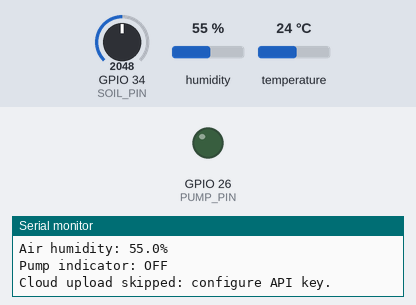
Recording of a sketch running on a simulated ESP32. Parts: output pins drawn as LEDs (lit = HIGH), the last lines printed to the serial monitor. The test bench sets the inputs (shaded band); at power-on: GPIO 34 (SOIL_PIN) = 2048, humidity 55 %, temperature 24 °C (analog values on the 0–4095 scale). WiFi joins after 1.5 s; servers stay silent unless stated.

Above: at 2.7 s.
2.8 s: GPIO 34 (SOIL_PIN) set to 1285
5.5 s: GPIO 34 (SOIL_PIN) set to 1189
At 6.2 s:
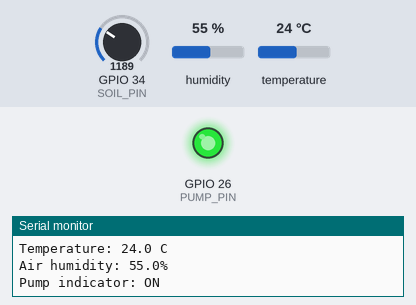
8.2 s: GPIO 34 (SOIL_PIN) set to 1582
10.9 s: GPIO 34 (SOIL_PIN) set to 1669
At 12.9 s:
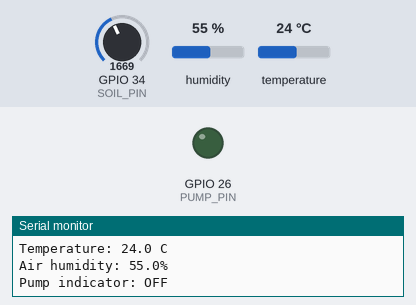
13.6 s: GPIO 34 (SOIL_PIN) set to 1228
At 16.6 s:
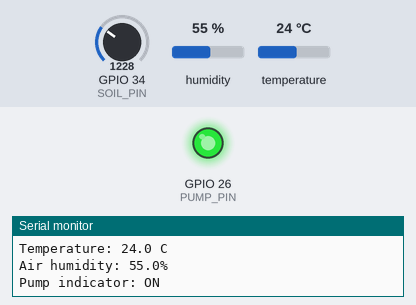
Timing chart, 0 to 18.0 s (numbered marks = the images above; inputs shaded):
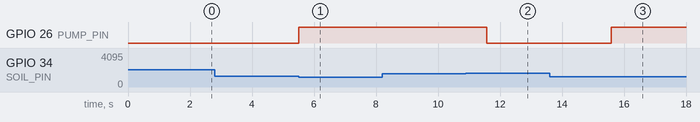

The sketch:

sketch.ino
```cpp
#include <WiFi.h>
#include <HTTPClient.h>
#include <DHTesp.h>

const int SOIL_PIN = 34;
const int DHT_PIN = 15;
const int PUMP_PIN = 26;

const char* WIFI_SSID = "Wokwi-GUEST";
const char* WIFI_PASSWORD = "";

// Remplacer par la clé Write API de ton canal ThingSpeak.
// Ne publie jamais une vraie clé dans un dépôt public.

const char* API_KEY = "YOUR_WRITE_API_KEY";
DHTesp dht;
bool pumpOn = false;

unsigned long lastRead = 0;
unsigned long lastUpload = 0;

const int DRY_THRESHOLD = 30;
const int WET_THRESHOLD = 40;

int readSoilMoisture() {
  int raw = analogRead(SOIL_PIN);
  return constrain(map(raw, 0, 4095, 0, 100), 0, 100);
}

void setup() {
  Serial.begin(115200);

  pinMode(PUMP_PIN, OUTPUT);
  digitalWrite(PUMP_PIN, LOW);
  analogReadResolution(12);

  dht.setup(DHT_PIN, DHTesp::DHT22);

  WiFi.begin(WIFI_SSID, WIFI_PASSWORD);
  Serial.print("Connecting to Wi-Fi");

  while (WiFi.status() != WL_CONNECTED) {
    delay(500);
    Serial.print(".");
  }

  Serial.println("\nWi-Fi connected!");
}

void loop() {
  unsigned long now = millis();

  if (now - lastRead < 2000 && lastRead != 0) {
    delay(20);
    return;
  }

  lastRead = now;

  int soil = readSoilMoisture();
  TempAndHumidity air = dht.getTempAndHumidity();

  if (isnan(air.temperature) || isnan(air.humidity)) {
    Serial.println("DHT22 reading error");
    return;
  }

  // Automatic irrigation with two thresholds.
  if (!pumpOn && soil < DRY_THRESHOLD) {
    pumpOn = true;
  } else if (pumpOn && soil >= WET_THRESHOLD) {
    pumpOn = false;
  }

  digitalWrite(PUMP_PIN, pumpOn ? HIGH : LOW);

  Serial.println("\n--- SmartPlant ---");
  Serial.printf("Soil moisture: %d%%\n", soil);
  Serial.printf("Temperature: %.1f C\n", air.temperature);
  Serial.printf("Air humidity: %.1f%%\n", air.humidity);
  Serial.printf("Pump indicator: %s\n", pumpOn ? "ON" : "OFF");

  if (now - lastUpload >= 20000 || lastUpload == 0) {
    lastUpload = now;

    if (String(API_KEY) != "YOUR_WRITE_API_KEY"
        && WiFi.status() == WL_CONNECTED) {
      HTTPClient http;

      String url = "http://api.thingspeak.com/update";
      http.begin(url);
      http.addHeader("Content-Type",
                     "application/x-www-form-urlencoded");

      String body = "api_key=" + String(API_KEY)
                  + "&field1=" + String(soil)
                  + "&field2=" + String(air.temperature, 1)
                  + "&field3=" + String(air.humidity, 1)
                  + "&field4=" + String(pumpOn ? 1 : 0);

      int response = http.POST(body);

      Serial.printf("ThingSpeak HTTP response: %d\n", response);

      http.end();
    } else {
      Serial.println("Cloud upload skipped: configure API key.");
    }
  }
}
```

Measured:
- the behaviour switches between 1229 and 1228 on GPIO 34 (SOIL_PIN) (found by bisection; images 0 and 1)
- the behaviour switches between 1637 and 1638 on GPIO 34 (SOIL_PIN) (found by bisection; images 1 and 2)
- after the input at 5.5 s, GPIO 26 (PUMP_PIN): LOW → HIGH at once
- after the input at 10.9 s, GPIO 26 (PUMP_PIN): HIGH → LOW after 0.67 s
- after the input at 13.6 s, GPIO 26 (PUMP_PIN): LOW → HIGH after 2.0 s
